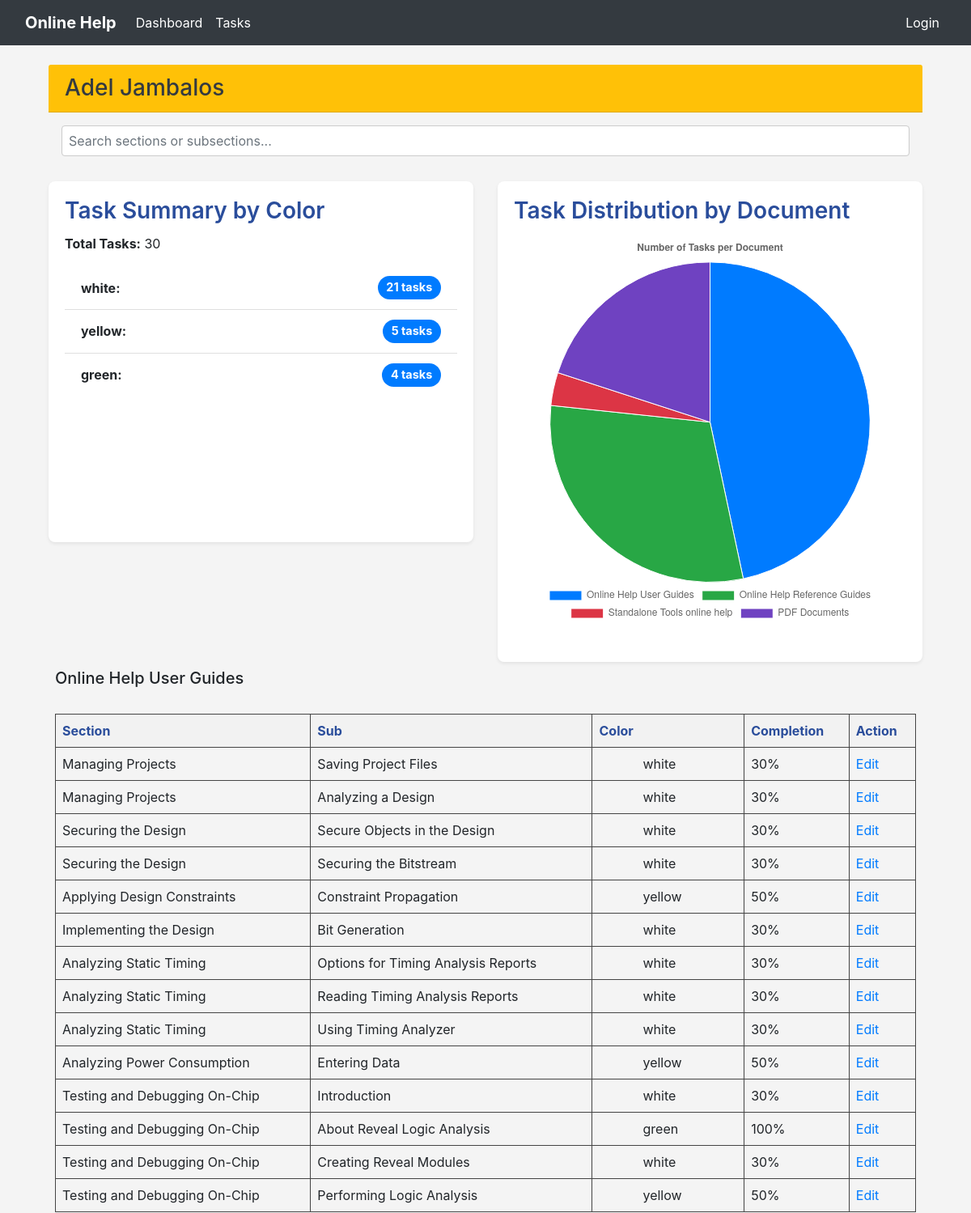
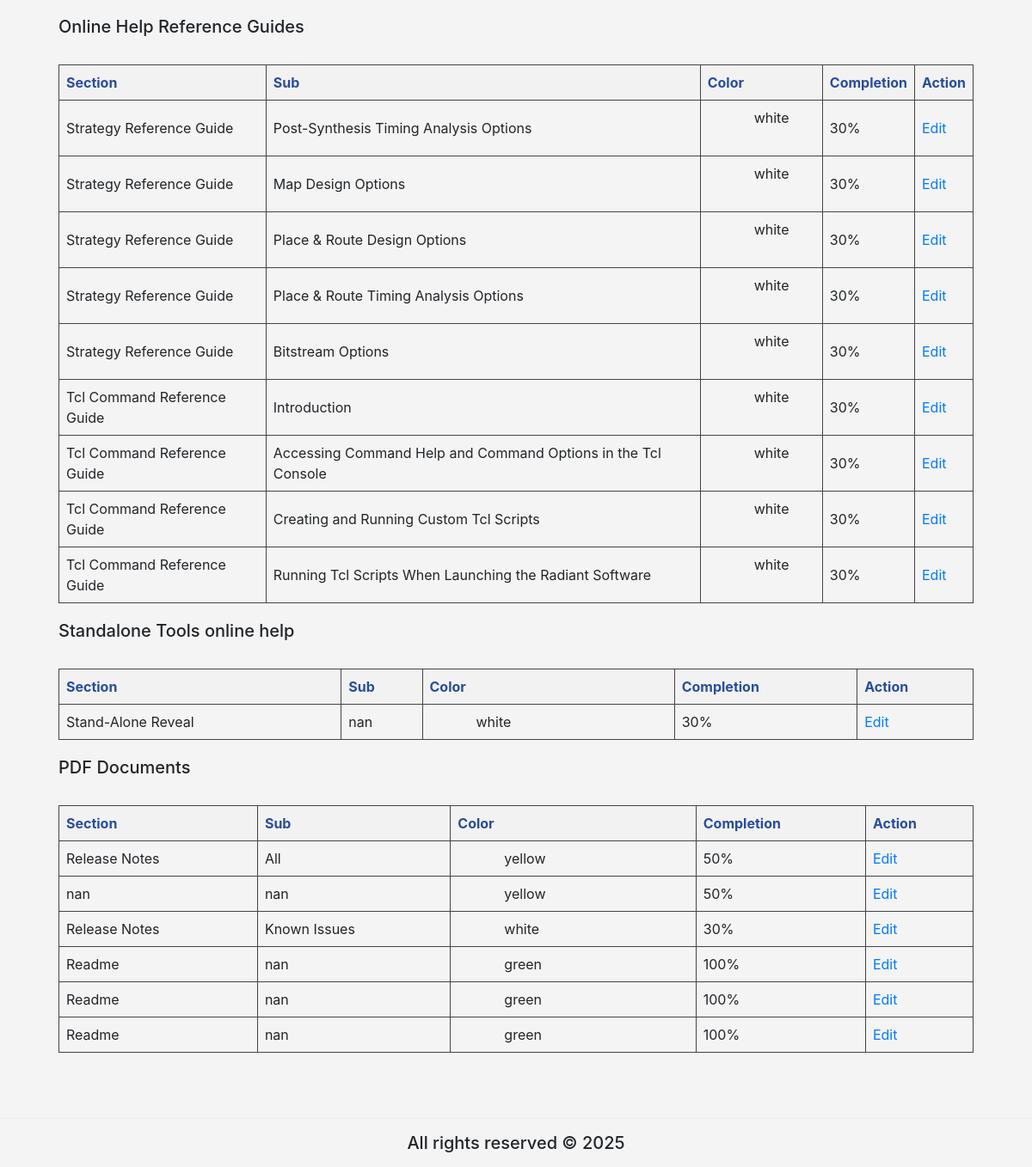
Page /online_help/home_test/per_user_test/4/ on the committed database (2 pictures, top to bottom).
### online_help/models.py (models this page shows, shortened)
class Writers(models.Model):
    writer_name = models.CharField(max_length=255)

class Task(models.Model):
    document = models.CharField(max_length=255)
    section = models.CharField(max_length=255)
    sub_section = models.CharField(max_length=255)
    comments = models.TextField()
    SME = models.CharField(max_length=255)
    color = models.CharField(max_length=50)
    completion = models.CharField(max_length=100, default='0%')
    created_at = models.DateTimeField(auto_now_add=True)  # Add this line

class TaskWriter(models.Model):
    task = models.ForeignKey(Task, on_delete=models.CASCADE)
    writer = models.ForeignKey(Writers, on_delete=models.CASCADE)
    class Meta:
        unique_together = ('task', 'writer')

### online_help/views.py (the view)
# urls.py: path('home_test/per_user_test/<int:writer_pk>/', views.per_user_test, name='per_user_test'),
def per_user_test(request, writer_pk):
    writer = get_object_or_404(Writers, pk=writer_pk)
    tasks = TaskWriter.objects.filter(writer=writer).select_related('task')
    grouped_tasks = defaultdict(list)
    color_counts = Counter()
    for tw in tasks:
        grouped_tasks[tw.task.document].append(tw)
        color_counts[tw.task.color] += 1
    total_tasks = sum(color_counts.values())
    document_task_counts = {doc: len(tws) for doc, tws in grouped_tasks.items()}
    return render(request, 'online_help/per_user_test.html', {
        'writer': writer,
        'grouped_tasks': dict(grouped_tasks),
        'color_counts': dict(color_counts),
        'total_tasks': total_tasks,
        'document_task_counts_json': json.dumps(document_task_counts),  # <-- Add this
    })

### online_help/templates/online_help/per_user_test.html (shortened to what this page needs)
{% extends "online_help/base.html" %}
{% block content %}
{% load static %}
<link rel="stylesheet" href="https://stackpath.bootstrapcdn.com/bootstrap/4.5.2/css/bootstrap.min.css">
<link rel="stylesheet" href="{% static 'css/per_user.css' %}">
<div class="col-md-12">
    <div class="card-header bg-warning text-dark d-flex justify-content-between align-items-center">
        <h3 class="m-0">{{ writer.writer_name }}</h3>
    </div>
    <div class="p-3" style="position: sticky; top: 30px; z-index: 1000;">
        <input type="text" id="searchInput" class="form-control" placeholder="Search sections or subsections..." onkeyup="filterContent()">
    </div>
<div class="row">
    <div class="col-md-6 d-flex">
        <div class="card shadow-sm mb-4 w-100 h-75">
            <div class="card-body">
                <h3 class="card-title">Task Summary by Color</h3>
                <p><strong>Total Tasks:</strong> {{ total_tasks }}</p>
                <ul class="list-group list-group-flush">
                    {% for color, count in color_counts.items %}
                        <li class="list-group-item d-flex justify-content-between align-items-center">
                            <span><strong>{{ color }}:</strong></span>
                            <a href="{% url 'online_help:tasks_by_color' writer.pk color %}" class="badge badge-pill badge-primary">
                                {{ count }} task{{ count|pluralize }}
                            </a>
                        </li>
                    {% endfor %}
                </ul>
            </div>
        </div>
    </div>
    <div class="col-md-6 d-flex">
        <div class="card shadow-sm mb-4 w-100 h-100">
            <div class="card-body">
                <h3 class="card-title">Task Distribution by Document</h3>
                <canvas id="documentPieChart" width="400" height="400"></canvas>
            </div>
        </div>
    </div>
</div>
    <div class="p-2">
        {% for document, tasks in grouped_tasks.items %}
            <h5>{{ document }}</h5>
            <table style="width: 100%; border-collapse: collapse; margin-bottom: 20px; border: 1px solid #444;">
                <thead style="color: #2a4d9b; background-color: #f2f2f2;">
                    <tr>
                        <th style="border: 1px solid #444; padding: 8px; text-align: left;">Section</th>
                        <th style="border: 1px solid #444; padding: 8px; text-align: left;">Sub</th>
                        <th style="border: 1px solid #444; padding: 8px; text-align: left;">Color</th>
                        <th style="border: 1px solid #444; padding: 8px; text-align: left;">Completion</th>
                        <th style="border: 1px solid #444; padding: 8px; text-align: left;">Action</th>
                    </tr>
                </thead>
                <tbody>
                    {% for taskwriter in tasks %}
                    <tr>
                        <td style="border: 1px solid #444; padding: 8px;">{{ taskwriter.task.section }}</td>
                        <td style="border: 1px solid #444; padding: 8px;">
                            <a href="{% url 'online_help:per_subsection_test' writer.pk taskwriter.task.pk %}" class="hover-link">
                                {{ taskwriter.task.sub_section }}
                            </a>
                        </td>
                        <td style="border: 1px solid #444; padding: 8px;">
                            {{ taskwriter.task.color }}
                        </td>
                        <td style="border: 1px solid #444; padding: 8px;">{{ taskwriter.task.completion}}</td>
                        <td style="border: 1px solid #444; padding: 8px;">
                            <a href="{% url 'online_help:per_user_edit_test' writer.pk taskwriter.task.pk %}">Edit</a>
                        </td>
                    </tr>
                    {% endfor %}
                </tbody>
            </table>
        {% endfor %}
    </div>
</div>
<script>
  const documentTaskCounts = JSON.parse('{{ document_task_counts_json|escapejs }}');
  const labels = Object.keys(documentTaskCounts);
  const data = Object.values(documentTaskCounts);
  const ctx = document.getElementById('documentPieChart').getContext('2d');
  new Chart(ctx, {
    type: 'pie',
    data: {
      labels: labels,
      datasets: [{
        label: 'Tasks per Document',
        data: data,
        backgroundColor: [
          '#007bff', '#28a745', '#dc3545', '#6f42c1',
          '#17a2b8', '#fd7e14', '#20c997', '#ffc107'
        ],
        borderWidth: 1
      }]
    },
    options: {
      responsive: true,
      plugins: {
        legend: {
          position: 'bottom'
        },
        title: {
          display: true,
          text: 'Number of Tasks per Document'
        }
      }
    }
  });
</script>
{% endblock %}

### online_help/static/css/base.css (style rules this page uses)
body { background-color: #f4f4f4 !important; font-family: Arial, sans-serif; }

### online_help/static/css/per_user.css (style rules this page uses)
.hover-link { color: inherit; text-decoration: none; }
#searchInput { margin-bottom: 15px; padding: 8px; width: 100%; border: 1px solid #ccc; border-radius: 4px; }
.card { border-radius: 8px; border: none; }
.card-title { font-weight: 600; color: #2a4d9b; }
.list-group-item { font-size: 1rem; transition: background-color 0.2s ease-in-out; }
.badge-pill { font-size: 0.9rem; padding: 0.5em 0.75em; background-color: #007bff; color: white; text-decoration: none; }

### rows in the picture
Writers: writer_name "Adel Jambalos"
Task: color_counts "white", grouped_tasks "Online Help User Guides"
Task: color_counts "yellow"
Task: color_counts "green"
TaskWriter: task.section "Managing Projects", task.sub_section "Saving Project Files", task.color "white", task.completion "30%"
TaskWriter: task.section "Managing Projects", task.sub_section "Analyzing a Design", task.color "white", task.completion "30%"
TaskWriter: task.section "Securing the Design", task.sub_section "Secure Objects in the Design", task.color "white", task.completion "30%"
TaskWriter: task.section "Securing the Design", task.sub_section "Securing the Bitstream", task.color "white", task.completion "30%"
TaskWriter: task.section "Applying Design Constraints", task.sub_section "Constraint Propagation", task.color "yellow", task.completion "50%"
TaskWriter: task.section "Implementing the Design", task.sub_section "Bit Generation", task.color "white", task.completion "30%"
TaskWriter: task.section "Analyzing Static Timing", task.sub_section "Options for Timing Analysis Reports", task.color "white", task.completion "30%"
TaskWriter: task.section "Analyzing Static Timing", task.sub_section "Reading Timing Analysis Reports", task.color "white", task.completion "30%"
TaskWriter: task.section "Analyzing Static Timing", task.sub_section "Using Timing Analyzer", task.color "white", task.completion "30%"
TaskWriter: task.section "Analyzing Power Consumption", task.sub_section "Entering Data", task.color "yellow", task.completion "50%"
TaskWriter: task.section "Testing and Debugging On-Chip", task.sub_section "Introduction", task.color "white", task.completion "30%"
TaskWriter: task.section "Testing and Debugging On-Chip", task.sub_section "About Reveal Logic Analysis", task.color "green", task.completion "100%"
TaskWriter: task.section "Testing and Debugging On-Chip", task.sub_section "Creating Reveal Modules", task.color "white", task.completion "30%"
TaskWriter: task.section "Testing and Debugging On-Chip", task.sub_section "Performing Logic Analysis", task.color "yellow", task.completion "50%"
TaskWriter: document "Online Help Reference Guides", task.section "Strategy Reference Guide", task.sub_section "Post-Synthesis Timing Analysis Options", task.color "white", task.completion "30%"
TaskWriter: task.section "Strategy Reference Guide", task.sub_section "Map Design Options", task.color "white", task.completion "30%"
TaskWriter: task.section "Strategy Reference Guide", task.sub_section "Place & Route Design Options", task.color "white", task.completion "30%"
TaskWriter: task.section "Strategy Reference Guide", task.sub_section "Place & Route Timing Analysis Options", task.color "white", task.completion "30%"
TaskWriter: task.section "Strategy Reference Guide", task.sub_section "Bitstream Options", task.color "white", task.completion "30%"
TaskWriter: task.section "Tcl Command Reference Guide", task.sub_section "Introduction", task.color "white", task.completion "30%"
TaskWriter: task.section "Tcl Command Reference Guide", task.sub_section "Accessing Command Help and Command Options in the Tcl Console", task.color "white", task.completion "30%"
TaskWriter: task.section "Tcl Command Reference Guide", task.sub_section "Creating and Running Custom Tcl Scripts", task.color "white", task.completion "30%"
TaskWriter: task.section "Tcl Command Reference Guide", task.sub_section "Running Tcl Scripts When Launching the Radiant Software", task.color "white", task.completion "30%"
TaskWriter: document "Standalone Tools online help", task.section "Stand-Alone Reveal", task.sub_section "nan", task.color "white", task.completion "30%"
TaskWriter: document "PDF Documents", task.section "Release Notes", task.sub_section "All", task.color "yellow", task.completion "50%"
TaskWriter: task.section "nan", task.sub_section "nan", task.color "yellow", task.completion "50%"
TaskWriter: task.section "Release Notes", task.sub_section "Known Issues", task.color "white", task.completion "30%"
TaskWriter: task.section "Readme", task.sub_section "nan", task.color "green", task.completion "100%"
TaskWriter: task.section "Readme", task.sub_section "nan", task.color "green", task.completion "100%"
TaskWriter: task.section "Readme", task.sub_section "nan", task.color "green", task.completion "100%"

### other values in the picture
{{ total_tasks }} "30"
{{ count }} "21" "5" "4"
